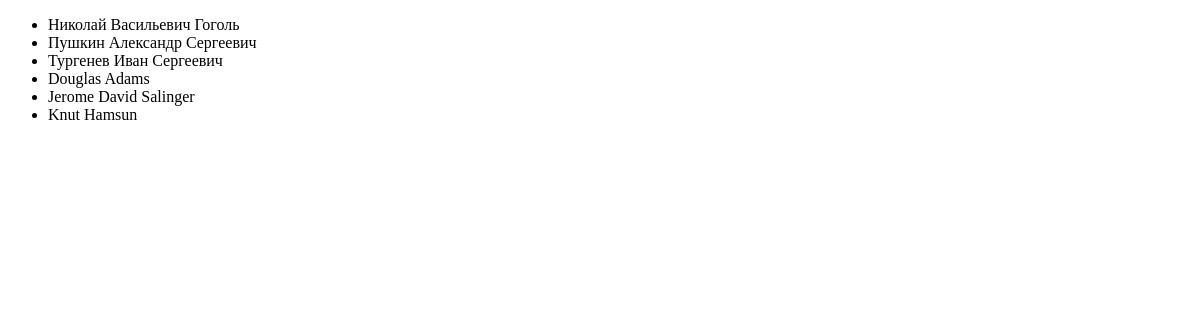
/authors, run on an earlier commit of the app's database.
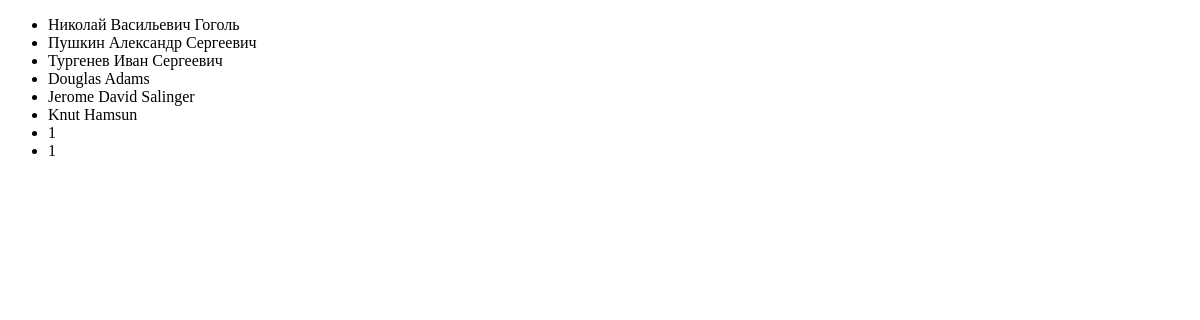
And on a later commit of the database.
### p_library/models.py (models this page shows, shortened)
class Author(models.Model):
    full_name = models.TextField()
    birth_year = models.SmallIntegerField()
    country = models.CharField(max_length=2)

### p_library/views.py (the view)
# urls.py: path('authors', AuthorList.as_view(), name='author_list'),
class AuthorList(ListView):
    model = Author
    template_name = 'authors_list.html'

### p_library/templates/authors_list.html (shortened to what this page needs)
<!DOCTYPE html>
<html lang="en">
<head>
</head>
<body>
    <ul>
        {% for author in object_list %}
        <li>{{ author.full_name }}</li>
        {% endfor %}
    </ul>
</body>
</html>

What changed in the data, as far as the page shows it:
added Author: full_name "1"
added Author: full_name "1"
